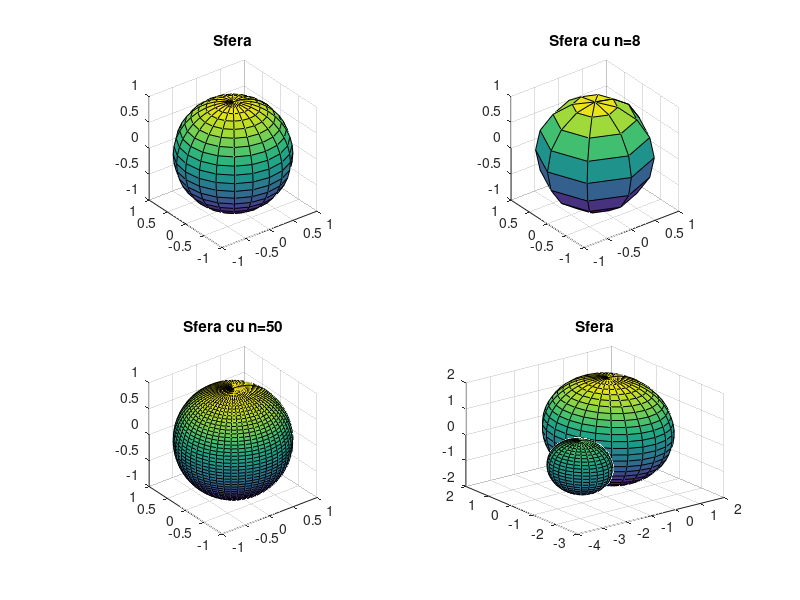

MATLAB code for this plot:
subplot(221)
sphere
axis equal; title('Sfera')
subplot(222)
sphere(8)
axis equal; title('Sfera cu n=8')
subplot(223)
sphere(50)
axis equal; title('Sfera cu n=50')
subplot(224)
[x,y,z] = sphere(25);
surf(x-3,y-2,z);
hold on
surf(x*2,y*2,z*2);
title('Sfera')